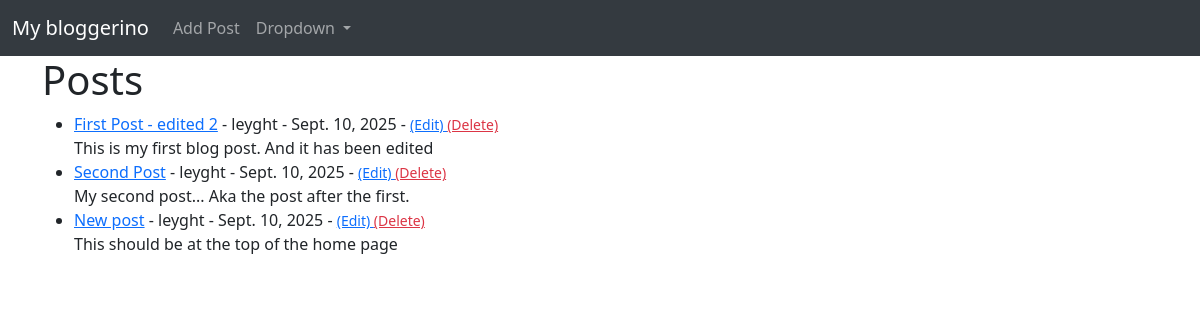
The page / on the database its author committed.
### theblog/models.py (models this page shows, shortened)
class Post(models.Model):
    title = models.CharField(max_length=255)
    author = models.ForeignKey(User, on_delete=models.CASCADE)
    body = models.TextField()
    publish_date = models.DateField(auto_now_add=True)

### theblog/views.py (the view)
# urls.py: path('', views.HomeView.as_view(), name='home'),
class HomeView(ListView):
    model = Post
    template_name = 'home.html'
    ordering = ['-publish_date']

### theblog/templates/home.html
{% extends 'base.html' %} {% block content %}
<h1>Posts</h1>
<ul>
    {% for post in object_list %}
    <li>
        <a href="{% url 'article_details' post.pk %}">{{ post.title }}</a> -
        {{ post.author }} - {{ post.publish_date }} -
        <small>
            <a href="{% url 'edit_post' post.pk %}"> (Edit) </a>
            <a href="{% url 'delete_post' post.pk %}" class="link-danger">
                (Delete)
            </a>
        </small>
        <br />
        {{ post.body }}
    </li>
    {% endfor %}
</ul>
{% endblock %}

### rows shown on the page
Post: title "First Post - edited 2", author "leyght", publish_date "Sept. 10, 2025", body "This is my first blog post. And it has been edited"
Post: title "Second Post", author "leyght", publish_date "Sept. 10, 2025", body "My second post... Aka the post after the first."
Post: title "New post", author "leyght", publish_date "Sept. 10, 2025", body "This should be at the top of the home page"
